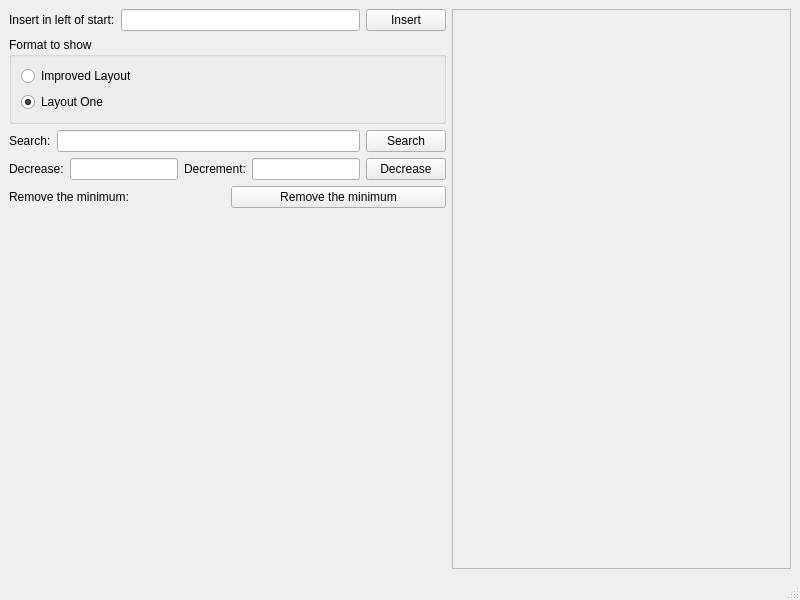
<?xml version="1.0" encoding="UTF-8"?>
<ui version="4.0">
 <class>MainWindow</class>
 <widget class="QMainWindow" name="MainWindow">
  <property name="geometry">
   <rect>
    <x>0</x>
    <y>0</y>
    <width>800</width>
    <height>600</height>
   </rect>
  </property>
  <property name="windowTitle">
   <string>FibonacciHeap</string>
  </property>
  <widget class="QWidget" name="centralwidget">
   <layout class="QHBoxLayout" name="horizontalLayout_2">
    <item>
     <layout class="QHBoxLayout" name="horizontalMainLayout">
      <item>
       <layout class="QVBoxLayout" name="verticalLayoutOfConf">
        <item>
         <layout class="QHBoxLayout" name="horizontalLayoutInsertHead">
          <item>
           <widget class="QLabel" name="label">
            <property name="text">
             <string>Insert in left of start:</string>
            </property>
           </widget>
          </item>
          <item>
           <widget class="QLineEdit" name="lineEditHead"/>
          </item>
          <item>
           <widget class="QPushButton" name="pushButton">
            <property name="text">
             <string>Insert</string>
            </property>
           </widget>
          </item>
         </layout>
        </item>
        <item>
         <layout class="QHBoxLayout" name="horizontalLayout_4">
          <item>
           <widget class="QGroupBox" name="groupBox">
            <property name="title">
             <string>Format to show</string>
            </property>
            <layout class="QVBoxLayout" name="verticalLayout">
             <item>
              <widget class="QRadioButton" name="radioButtonLayoutImproved">
               <property name="text">
                <string>Improved Layout</string>
               </property>
              </widget>
             </item>
             <item>
              <widget class="QRadioButton" name="radioButtonLayoutSimple">
               <property name="text">
                <string>Layout One</string>
               </property>
               <property name="checked">
                <bool>true</bool>
               </property>
              </widget>
             </item>
            </layout>
           </widget>
          </item>
         </layout>
        </item>
        <item>
         <layout class="QHBoxLayout" name="horizontalLayoutOfSearch">
          <item>
           <widget class="QLabel" name="label_2">
            <property name="text">
             <string>Search:</string>
            </property>
           </widget>
          </item>
          <item>
           <widget class="QLineEdit" name="lineEditOfSearch"/>
          </item>
          <item>
           <widget class="QPushButton" name="pushButtonOfSearch">
            <property name="text">
             <string>Search</string>
            </property>
           </widget>
          </item>
         </layout>
        </item>
        <item>
         <layout class="QHBoxLayout" name="horizontalLayoutOfDecrease">
          <item>
           <widget class="QLabel" name="label_3">
            <property name="text">
             <string>Decrease:</string>
            </property>
           </widget>
          </item>
          <item>
           <widget class="QLineEdit" name="lineEditOfDecreaseKey"/>
          </item>
          <item>
           <widget class="QLabel" name="label_4">
            <property name="text">
             <string>Decrement:</string>
            </property>
           </widget>
          </item>
          <item>
           <widget class="QLineEdit" name="lineEditOfDecrement"/>
          </item>
          <item>
           <widget class="QPushButton" name="pushButton_2">
            <property name="text">
             <string>Decrease</string>
            </property>
           </widget>
          </item>
         </layout>
        </item>
        <item>
         <layout class="QHBoxLayout" name="horizontalLayoutRemoveHead">
          <item>
           <widget class="QLabel" name="label_5">
            <property name="text">
             <string>Remove the minimum:</string>
            </property>
           </widget>
          </item>
          <item>
           <widget class="QPushButton" name="pushButton_3">
            <property name="text">
             <string>Remove the minimum</string>
            </property>
           </widget>
          </item>
         </layout>
        </item>
        <item>
         <spacer name="verticalSpacer">
          <property name="orientation">
           <enum>Qt::Vertical</enum>
          </property>
          <property name="sizeHint" stdset="0">
           <size>
            <width>20</width>
            <height>40</height>
           </size>
          </property>
         </spacer>
        </item>
       </layout>
      </item>
      <item>
       <layout class="QVBoxLayout" name="verticalLayoutOfImage">
        <item>
         <widget class="QScrollArea" name="scrollArea">
          <property name="widgetResizable">
           <bool>true</bool>
          </property>
          <widget class="QWidget" name="scrollAreaWidgetContents">
           <property name="geometry">
            <rect>
             <x>0</x>
             <y>0</y>
             <width>329</width>
             <height>533</height>
            </rect>
           </property>
           <layout class="QHBoxLayout" name="horizontalLayout">
            <item>
             <widget class="QLabel" name="labelOfImage">
              <property name="text">
               <string/>
              </property>
             </widget>
            </item>
           </layout>
          </widget>
         </widget>
        </item>
       </layout>
      </item>
     </layout>
    </item>
   </layout>
  </widget>
  <widget class="QMenuBar" name="menubar">
   <property name="geometry">
    <rect>
     <x>0</x>
     <y>0</y>
     <width>800</width>
     <height>22</height>
    </rect>
   </property>
  </widget>
  <widget class="QStatusBar" name="statusbar"/>
 </widget>
 <resources/>
 <connections/>
</ui>
